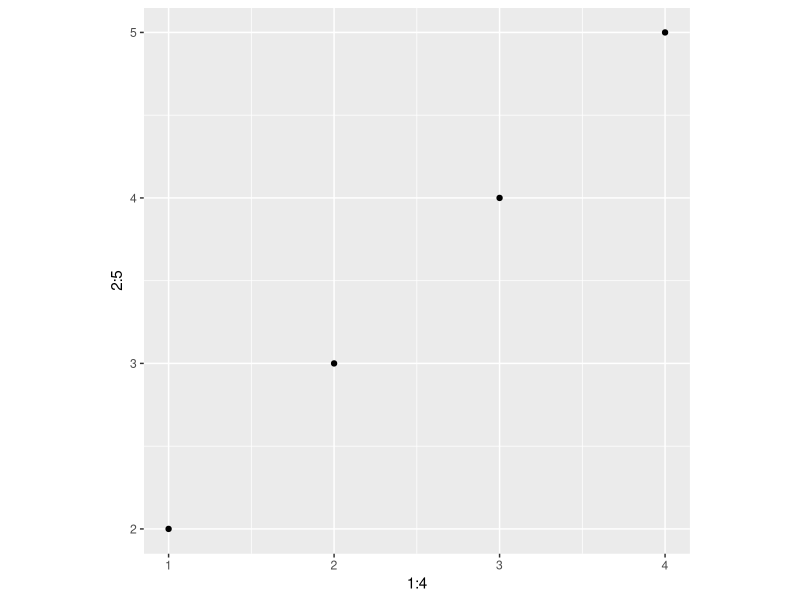

Reproduce this figure in R.
## ---- chunk 1
library(tidyverse) 
library(knitr) 
opts_chunk$set(
  tidy = FALSE,
  cache = FALSE,
  echo = TRUE,
  warning = FALSE,
  message = FALSE,
  dpi = 300,
  fig.align = "center",
  fig.width = 3,
  fig.height = 3
  )
## ---- chunk 2
5 + 3
## ---- chunk 3
# everything after # (pound sign) is ignored
# useful for comments
2 * 5 # product of 2 and 5
## ---- chunk 4
Num1 <- 5; Num2 <- 3 # semicolon (;) can be used to separate lines
sum_num <- Num1 + Num2
prod.num <- Num1 * Num2
print(sum_num) 
print(prod.num)
## ---- chunk 5
first_name <- "John" # use quotation marks for character strings
last_name <- 'Smith' # single quotation also works
print(first_name)
print(last_name)
## ---- chunk 6
g <- ggplot() + 
  geom_point(aes(x = 1:4, y = 2:5)) +
  theme(aspect.ratio = 1)
print(g)
